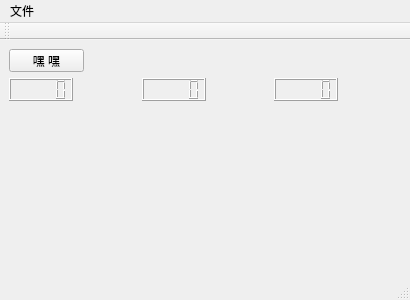
<?xml version="1.0" encoding="UTF-8"?>
<ui version="4.0">
 <class>MainWindow</class>
 <widget class="QMainWindow" name="MainWindow">
  <property name="geometry">
   <rect>
    <x>0</x>
    <y>0</y>
    <width>410</width>
    <height>300</height>
   </rect>
  </property>
  <property name="windowTitle">
   <string>MainWindow</string>
  </property>
  <widget class="QWidget" name="centralWidget">
   <widget class="QPushButton" name="pushButton">
    <property name="geometry">
     <rect>
      <x>9</x>
      <y>9</y>
      <width>75</width>
      <height>23</height>
     </rect>
    </property>
    <property name="text">
     <string>嘿 嘿</string>
    </property>
   </widget>
   <widget class="QLCDNumber" name="lcdNumber">
    <property name="geometry">
     <rect>
      <x>9</x>
      <y>38</y>
      <width>64</width>
      <height>23</height>
     </rect>
    </property>
   </widget>
   <widget class="QLCDNumber" name="lcdNumber_2">
    <property name="geometry">
     <rect>
      <x>142</x>
      <y>38</y>
      <width>64</width>
      <height>23</height>
     </rect>
    </property>
   </widget>
   <widget class="QLCDNumber" name="lcdNumber_3">
    <property name="geometry">
     <rect>
      <x>274</x>
      <y>38</y>
      <width>64</width>
      <height>23</height>
     </rect>
    </property>
   </widget>
  </widget>
  <widget class="QMenuBar" name="menuBar">
   <property name="geometry">
    <rect>
     <x>0</x>
     <y>0</y>
     <width>410</width>
     <height>23</height>
    </rect>
   </property>
   <widget class="QMenu" name="menu">
    <property name="title">
     <string>文件</string>
    </property>
    <addaction name="actionOpen"/>
    <addaction name="actionSave"/>
   </widget>
   <addaction name="menu"/>
  </widget>
  <widget class="QToolBar" name="mainToolBar">
   <attribute name="toolBarArea">
    <enum>TopToolBarArea</enum>
   </attribute>
   <attribute name="toolBarBreak">
    <bool>false</bool>
   </attribute>
  </widget>
  <widget class="QStatusBar" name="statusBar"/>
  <action name="actionOpen">
   <property name="text">
    <string>open</string>
   </property>
  </action>
  <action name="actionSave">
   <property name="text">
    <string>save</string>
   </property>
  </action>
 </widget>
 <layoutdefault spacing="6" margin="11"/>
 <resources/>
 <connections>
  <connection>
   <sender>pushButton</sender>
   <signal>clicked()</signal>
   <receiver>MainWindow</receiver>
   <slot>close()</slot>
   <hints>
    <hint type="sourcelabel">
     <x>77</x>
     <y>126</y>
    </hint>
    <hint type="destinationlabel">
     <x>199</x>
     <y>149</y>
    </hint>
   </hints>
  </connection>
 </connections>
</ui>
